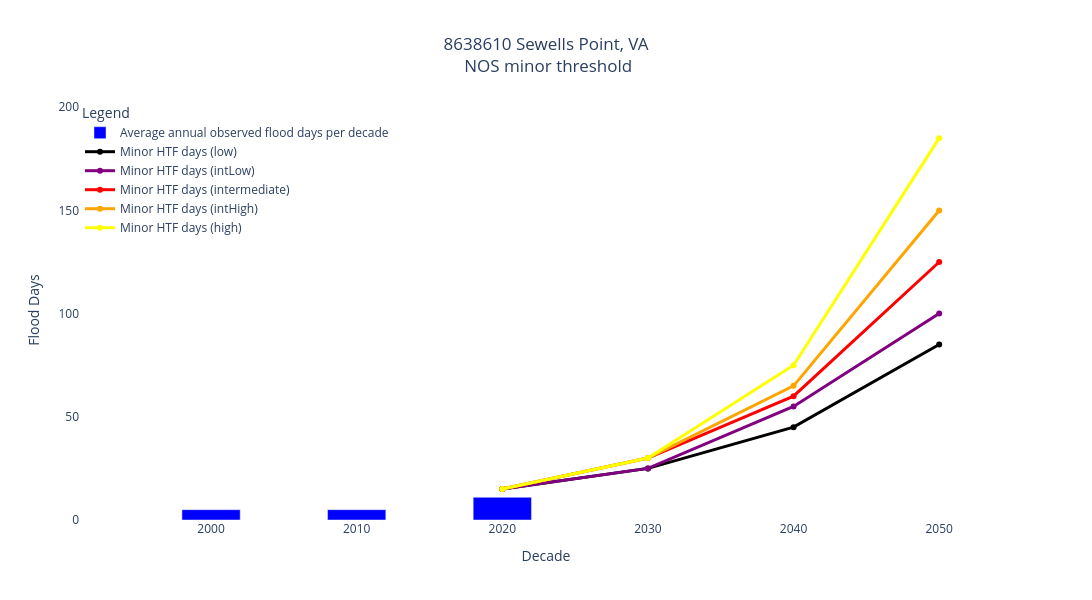

Notebook cell for this chart:
### Code cell
# @title Decadal Plot

sea_level_rise_scenarios = ['low', 'intLow', 'intermediate', 'intHigh', 'high']
# Initialize observed data container
avg_flood_days_per_decade = None

# Map flood_threshold to API count field names
api_count_col_map = {
    'minor': 'minCount',
    'moderate': 'modCount',
    'major': 'majCount'
}
obs_count_col = api_count_col_map.get(flood_threshold, 'minCount')

if flood_threshold in ['moderate', 'major']:
    # --- Pull observed met-year annual data only for moderate or major ---
    obs_url = f"https://api.tidesandcurrents.noaa.gov/dpapi/prod/webapi/htf/htf_met_year_annual.json?station={station_id}"
    obs_response = requests.get(obs_url)
    obs_content = obs_response.json()

    obs_df = pd.DataFrame(obs_content['MetYearAnnualFloodCount'])
    obs_df['metYear'] = obs_df['metYear'].astype(int)
    obs_df[obs_count_col] = obs_df[obs_count_col].astype(float)

    obs_decade = obs_df[(obs_df['metYear'] >= 1991) & (obs_df['metYear'] <= 2020)].copy()

    obs_decade['decade'] = (obs_decade['metYear'] // 10 + 1) * 10
    obs_decade.loc[obs_decade['metYear'] == 2000, 'decade'] = 2000
    obs_decade.loc[obs_decade['metYear'] == 2010, 'decade'] = 2010
    obs_decade.loc[obs_decade['metYear'] == 2020, 'decade'] = 2020

    avg_flood_days_per_decade = round(obs_decade.groupby('decade')[obs_count_col].mean().reset_index(), 0)

else:
    obs_decade = obs[(obs['metYear'] >= 1991) & (obs['metYear'] <= 2020)].copy()

    # Your original decade calculation to align with observed bars:
    obs_decade['decade'] = (obs_decade['metYear'] // 10 + 1) * 10
    obs_decade.loc[obs_decade['metYear'] == 2000, 'decade'] = 2000
    obs_decade.loc[obs_decade['metYear'] == 2010, 'decade'] = 2010
    obs_decade.loc[obs_decade['metYear'] == 2020, 'decade'] = 2020

    avg_flood_days_per_decade = round(obs_decade.groupby('decade')['minCount'].mean().reset_index(), 0)

# --- API request and projection data ---
url = 'https://api.tidesandcurrents.noaa.gov/dpapi/prod/webapi/htf/htf_projection_decadal.json?'
response = requests.get(url)
content = response.json()

# Extract list for chosen flood_threshold
decadal_list = []
for entry in content['DecadalProjection']:
    if flood_threshold in entry:
        decadal_list.extend(entry[flood_threshold])

decadal_proj = pd.DataFrame(decadal_list)
station_proj_df = decadal_proj[decadal_proj['stnId'] == station_id].copy()

# Keep only decades up to 2050 for projection plotting
station_proj_df = station_proj_df[station_proj_df['decade'] <= 2050]

scenario_colors = {
    'low': 'black',
    'intLow': 'purple',
    'intermediate': 'red',
    'intHigh': 'orange',
    'high': 'yellow'
}

fig = go.Figure()

obs_count_col = 'minCount'  # default to minor
if flood_threshold == 'moderate':
    obs_count_col = 'modCount'
elif flood_threshold == 'major':
    obs_count_col = 'majCount'

# Plot observed HTF days as bars
fig.add_trace(go.Bar(
    x=avg_flood_days_per_decade['decade'],
    y=avg_flood_days_per_decade[obs_count_col],
    marker_color='blue',
    width=4,
    name='Average annual observed flood days per decade'
))

# Plot projections lines for each scenario
for scenario in sea_level_rise_scenarios:
    if scenario in station_proj_df.columns:
        fig.add_trace(go.Scatter(
            x=station_proj_df['decade'],
            y=station_proj_df[scenario],
            mode='lines+markers',
            line=dict(color=scenario_colors[scenario], width=3),
            marker=dict(size=6),
            name=f'{flood_threshold.capitalize()} HTF days ({scenario})'
        ))

fig.update_layout(
    title=obs_df.iloc[0]['stnId'] + ' ' + obs_df.iloc[0]['stnName']+'<br> NOS ' + flood_threshold+' threshold',
    xaxis=dict(title='Decade', range=[1991, 2055], dtick=10),
    yaxis=dict(title='Flood Days', range=[0, max(station_proj_df[sea_level_rise_scenarios].max().max(), avg_flood_days_per_decade[obs_count_col].max()) * 1.1]),
    legend=dict(x=0, y=1.0, traceorder='normal', title='Legend'),
    barmode='overlay',
    bargap=0.1,
    bargroupgap=0.1,
    plot_bgcolor='rgba(255, 255, 255, 1)',
    paper_bgcolor='rgba(255, 255, 255, 1)',
    width=1200,
    height=600,
    title_x=0.5
)

fig.show()

### Figure 1 — Plotly figure (JSON) as saved in the notebook; plotly's stock layout.template omitted (floating-point values rounded to 4 significant figures)
{"data": [{"marker": {"color": "blue"}, "name": "Average annual observed flood days per decade", "type": "bar", "width": 4, "x": [2000, 2010, 2020], "y": [5.0, 5.0, 11.0]}, {"line": {"color": "black", "width": 3}, "marker": {"size": 6}, "mode": "lines+markers", "name": "Minor HTF days (low)", "type": "scatter", "x": [2020, 2030, 2040, 2050], "y": [15, 25, 45, 85]}, {"line": {"color": "purple", "width": 3}, "marker": {"size": 6}, "mode": "lines+markers", "name": "Minor HTF days (intLow)", "type": "scatter", "x": [2020, 2030, 2040, 2050], "y": [15, 25, 55, 100]}, {"line": {"color": "red", "width": 3}, "marker": {"size": 6}, "mode": "lines+markers", "name": "Minor HTF days (intermediate)", "type": "scatter", "x": [2020, 2030, 2040, 2050], "y": [15, 30, 60, 125]}, {"line": {"color": "orange", "width": 3}, "marker": {"size": 6}, "mode": "lines+markers", "name": "Minor HTF days (intHigh)", "type": "scatter", "x": [2020, 2030, 2040, 2050], "y": [15, 30, 65, 150]}, {"line": {"color": "yellow", "width": 3}, "marker": {"size": 6}, "mode": "lines+markers", "name": "Minor HTF days (high)", "type": "scatter", "x": [2020, 2030, 2040, 2050], "y": [15, 30, 75, 185]}], "layout": {"bargap": 0.1, "bargroupgap": 0.1, "barmode": "overlay", "height": 600, "legend": {"title": {"text": "Legend"}, "traceorder": "normal", "x": 0, "y": 1}, "paper_bgcolor": "rgba(255, 255, 255, 1)", "plot_bgcolor": "rgba(255, 255, 255, 1)", "title": {"text": "8638610 Sewells Point, VA<br> NOS minor threshold", "x": 0.5}, "width": 1200, "xaxis": {"dtick": 10, "range": [1991, 2055], "title": {"text": "Decade"}}, "yaxis": {"range": [0, 203.5], "title": {"text": "Flood Days"}}}}
